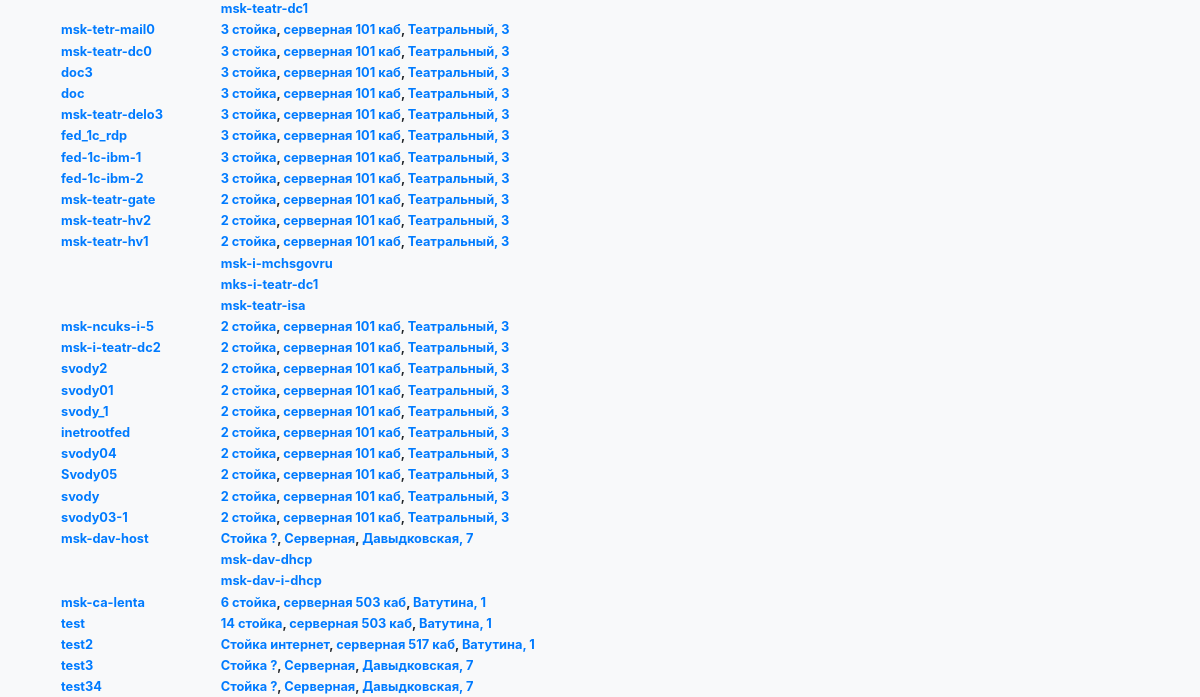
Before: /all (signed in, lower part) with the older database file.
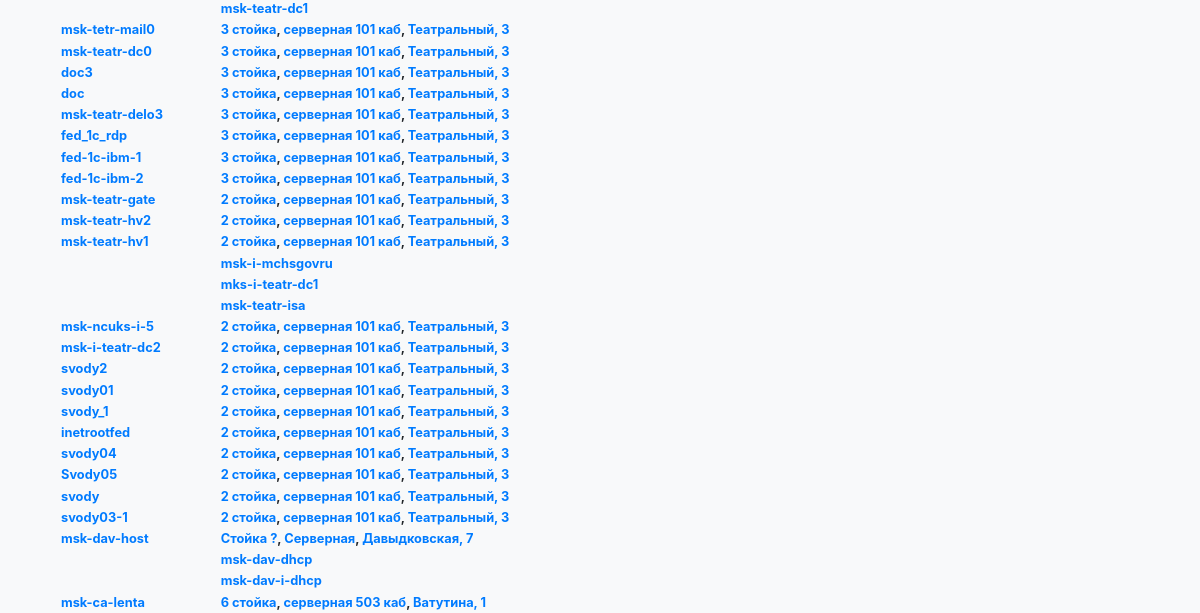
After: the same page with the newer database file.
### server_list/models.py (models this page shows, shortened)
class Server(models.Model):
    locations = {0: "front", 1: "back", 2: "full"}
    hostname = models.CharField(max_length=50)
    model = models.CharField(max_length=50, blank=True)  # separate table?
    is_physical = models.BooleanField(default=True)
    host_machine = models.ForeignKey('self', on_delete=models.SET_DEFAULT, default=None, blank=True, null=True)
    is_on = models.BooleanField(default=True)
    os = models.CharField(max_length=50, blank=True)  # separate table?
    purpose = models.CharField(max_length=200, blank=True)
    description = models.CharField(max_length=500, blank=True)
    serial_num = models.CharField(max_length=100, blank=True)
    specs = models.CharField(max_length=200, blank=True)  # as field in separate table "model"?
    sensitive_data = models.CharField(max_length=200, blank=True)  # add encryption?
    segments = models.ManyToManyField(Segment, through='Ip')
    height = models.IntegerField(blank=True, null=True)
    unit = models.IntegerField(blank=True, null=True)
    location = models.IntegerField(blank=True, null=True)
    rack = models.ForeignKey(Rack, on_delete=models.SET_DEFAULT, default=None, blank=True, null=True)
    group = models.ForeignKey(ServerGroup, on_delete=models.SET_DEFAULT, default=None, blank=True, null=True)
    hostname_lower = models.CharField(max_length=50, default='', editable=False)
    purpose_lower = models.purpose = models.CharField(max_length=200, blank=True, editable=False)

class Rack(models.Model):
    name = models.CharField(max_length=50)
    description = models.CharField(max_length=500, blank=True)
    room = models.ForeignKey(Room, on_delete=models.SET_DEFAULT, default=None)
    serial_number = models.CharField(max_length=100, blank=True)
    size = models.IntegerField(default=0)
    topdown = models.BooleanField(default=False)

class Room(models.Model):
    name = models.CharField(max_length=50)
    description = models.CharField(max_length=500, blank=True)
    territory = models.ForeignKey(Territory, on_delete=models.SET_DEFAULT, default=None)

class Territory(models.Model):
    name = models.CharField(max_length=50)
    address = models.CharField(max_length=200, blank=True)
    description = models.CharField(max_length=500, blank=True)

### server_list/views.py (the view)
# urls.py: url(r'^all$', views.server_view_all, name='server_view_all'),
@login_required(login_url=reverse_lazy('custom_login'))
def server_view_all(request):
    server_list = Server.objects.filter(is_physical=True)
    return render(request, os.path.join('server_list', 'servers_all.html'), {"servers": server_list})

### server_list/templates/server_list/servers_all.html (shortened to what this page needs)
{% extends 'server_list/navbar.html' %}
{% block content %}
<div class="container">
    <table>
        {% for s in servers %}
        <tr>
            <th><a href="{% url 'server_view' s.id%}">{{s.hostname}}</a></th>
            <th><a href="{% url 'rack_view' s.rack.id %}">{{s.rack.name}}</a>,
                <a href="{% url 'room_view' s.rack.room.id %}">{{s.rack.room.name}}</a>,
                <a href="{% url 'territory_view' s.rack.room.territory.id %}">{{s.rack.room.territory.name}}</a></th>
        </tr>
        {% for vm in s.server_set.all%}
        <tr>
            <th></th>
            <th align="left"><a href="{% url 'server_view' vm.id %}">{{vm.hostname}}</a></th>
        </tr>
        {% endfor %}
        {% endfor %}
    </table>
</div>
{% endblock %}

### server_list/templates/server_list/navbar.html (shortened to what this page needs)
<!DOCTYPE html>
{% load staticfiles %}
<html lang="en">
<head>
    <link type="text/css" rel="stylesheet" href="{% static 'server_list/css/bootstrap.min.css' %}"
          media="screen,projection"/>
</head>
<body class="bg-light">
<div class="container mx-auto">
    <br>
    {% block content %}
    {% endblock %}
</div>
</body>
</html>

### server_list/templates/server_list/js_jquery.html
{% load staticfiles %}{% static 'server_list/jquery-3.3.1.min.js' %}

Changed rows visible on the page:
removed Server: hostname "test", rack.name "14 стойка", rack.room.name "серверная 503 каб", rack.room.territory.name "Ватутина, 1"
removed Server: hostname "test2", rack.name "Стойка интернет", rack.room.name "серверная 517 каб", rack.room.territory.name "Ватутина, 1"
removed Server: hostname "test3", rack.name "Стойка ?", rack.room.name "Серверная", rack.room.territory.name "Давыдковская, 7"
removed Server: hostname "test34", rack.name "Стойка ?", rack.room.name "Серверная", rack.room.territory.name "Давыдковская, 7"
